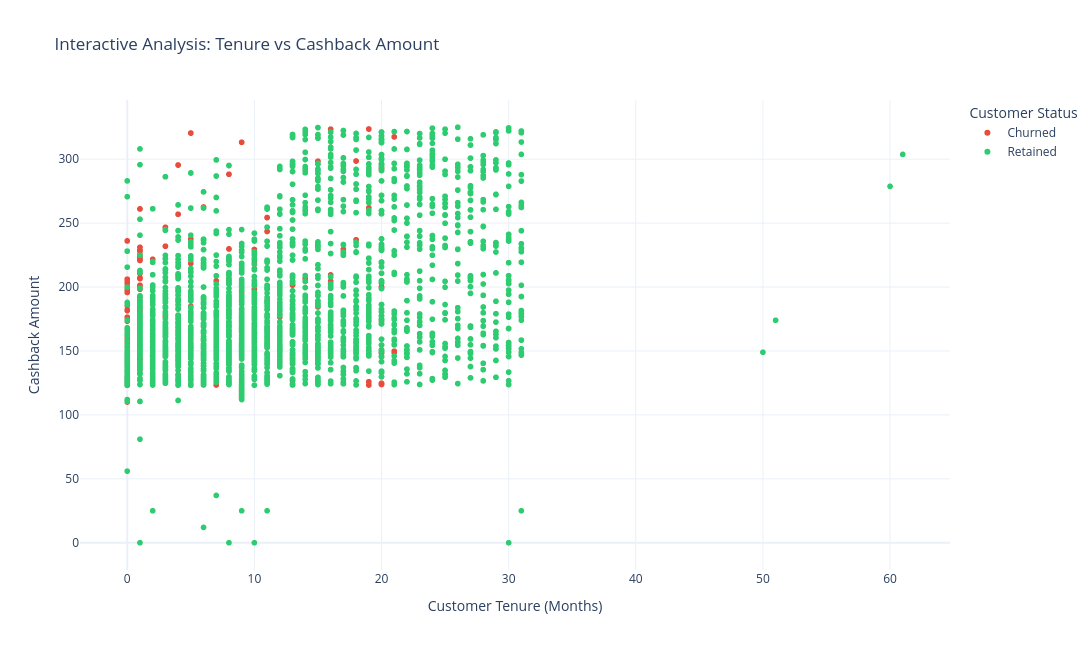

Write notebook code for a chart like this one.
### Markdown cell above
## Section 9: Interactive Plotly Charts

Interactive charts are useful for exploring customer behavior at an individual
customer level.

Two interactive visualizations are created:

1. Tenure vs Cashback Amount
2. City Tier → Gender → Churn sunburst

These charts demonstrate interactive analytical storytelling.

### Code cell
# Create a copy for interactive visualization
plotly_data = df.copy()

# Convert Churn into readable labels
plotly_data["Churn Status"] = plotly_data["Churn"].map({
    0: "Retained",
    1: "Churned"
})

# Create interactive scatter plot
scatter_figure = px.scatter(
    plotly_data,
    x="Tenure",
    y="CashbackAmount",
    color="Churn Status",
    color_discrete_map={
        "Retained": RETAINED_COLOR,
        "Churned": CHURN_COLOR
    },
    hover_data=[
        "CustomerID",
        "OrderCount",
        "SatisfactionScore",
        "DaySinceLastOrder"
    ],
    title="Interactive Analysis: Tenure vs Cashback Amount",
    labels={
        "Tenure": "Customer Tenure (Months)",
        "CashbackAmount": "Cashback Amount",
        "Churn Status": "Customer Status"
    }
)

# Improve chart dimensions
scatter_figure.update_layout(
    width=1100,
    height=650,
    template="plotly_white"
)

# Display interactive chart
scatter_figure.show()

# Save interactive chart as HTML
scatter_figure.write_html(
    f"{IMAGE_FOLDER}/interactive_tenure_cashback.html"
)

### Figure 1 — Plotly figure (JSON) as saved in the notebook; plotly's stock layout.template omitted (floating-point values rounded to 4 significant figures; data arrays with more than 128 entries replaced by an {"elided": "..."} marker saying what was removed)
{"data": [{"customdata": {"elided": "948x4 float values"}, "hovertemplate": "Customer Status=Churned<br>Customer Tenure (Months)=%{x}<br>Cashback Amount=%{y}<br>CustomerID=%{customdata[0]}<br>OrderCount=%{customdata[1]}<br>SatisfactionScore=%{customdata[2]}<br>DaySinceLastOrder=%{customdata[3]}<extra></extra>", "legendgroup": "Churned", "marker": {"color": "#E74C3C", "symbol": "circle"}, "mode": "markers", "name": "Churned", "showlegend": true, "type": "scattergl", "x": {"elided": "948 float values"}, "xaxis": "x", "y": {"elided": "948 float values"}, "yaxis": "y"}, {"customdata": {"elided": "4682x4 float values"}, "hovertemplate": "Customer Status=Retained<br>Customer Tenure (Months)=%{x}<br>Cashback Amount=%{y}<br>CustomerID=%{customdata[0]}<br>OrderCount=%{customdata[1]}<br>SatisfactionScore=%{customdata[2]}<br>DaySinceLastOrder=%{customdata[3]}<extra></extra>", "legendgroup": "Retained", "marker": {"color": "#2ECC71", "symbol": "circle"}, "mode": "markers", "name": "Retained", "showlegend": true, "type": "scattergl", "x": {"elided": "4682 float values"}, "xaxis": "x", "y": {"elided": "4682 float values"}, "yaxis": "y"}], "layout": {"height": 650, "legend": {"title": {"text": "Customer Status"}, "tracegroupgap": 0}, "title": {"text": "Interactive Analysis: Tenure vs Cashback Amount"}, "width": 1100, "xaxis": {"anchor": "y", "domain": [0, 1], "title": {"text": "Customer Tenure (Months)"}}, "yaxis": {"anchor": "x", "domain": [0, 1], "title": {"text": "Cashback Amount"}}}}
